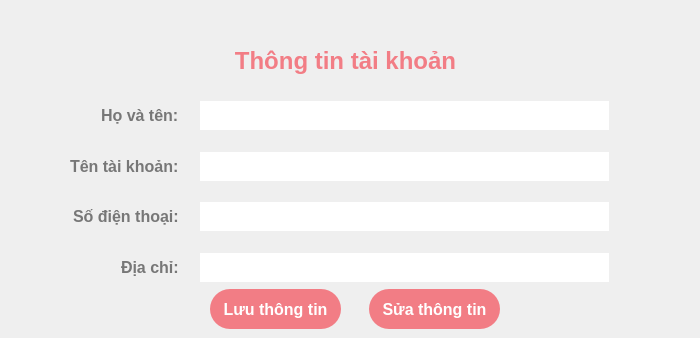
           <widget class="QWidget" name="widget_11">
            <attribute name="title">
             <string>Hồ sơ</string>
            </attribute>
            <widget class="QWidget" name="formWidget_8" native="true">
             <property name="geometry">
              <rect>
               <x>50</x>
               <y>101</y>
               <width>591</width>
               <height>181</height>
              </rect>
             </property>
             <property name="styleSheet">
              <string notr="true">QLabel {
	font-size: 16px;
	margin-left: 16px;
	color: #777;
	font-weight: bold;
}

QLineEdit {
	font-size: 16px;
	padding: 4px;
	margin-right: 32px;
}</string>
             </property>
             <layout class="QFormLayout" name="formLayout_15">
              <property name="labelAlignment">
               <set>Qt::AlignRight|Qt::AlignTrailing|Qt::AlignVCenter</set>
              </property>
              <property name="horizontalSpacing">
               <number>16</number>
              </property>
              <item row="0" column="0">
               <widget class="QLabel" name="label_78">
                <property name="text">
                 <string>Họ và tên:</string>
                </property>
               </widget>
              </item>
              <item row="0" column="1">
               <widget class="QLineEdit" name="adminName">
                <property name="styleSheet">
                 <string notr="true">border: none;</string>
                </property>
               </widget>
              </item>
              <item row="2" column="0">
               <widget class="QLabel" name="label_79">
                <property name="text">
                 <string>Tên tài khoản:</string>
                </property>
               </widget>
              </item>
              <item row="2" column="1">
               <widget class="QLineEdit" name="adminUsername">
                <property name="styleSheet">
                 <string notr="true">border: none;</string>
                </property>
                <property name="text">
                 <string/>
                </property>
                <property name="readOnly">
                 <bool>true</bool>
                </property>
               </widget>
              </item>
              <item row="4" column="0">
               <widget class="QLabel" name="label_80">
                <property name="text">
                 <string>Số điện thoại:</string>
                </property>
               </widget>
              </item>
              <item row="4" column="1">
               <widget class="QLineEdit" name="adminPhoneNumber">
                <property name="styleSheet">
                 <string notr="true">border: none;</string>
                </property>
               </widget>
              </item>
              <item row="6" column="0">
               <widget class="QLabel" name="label_81">
                <property name="text">
                 <string>Địa chỉ:</string>
                </property>
               </widget>
              </item>
              <item row="6" column="1">
               <widget class="QLineEdit" name="adminAddress">
                <property name="styleSheet">
                 <string notr="true">border: none;</string>
                </property>
               </widget>
              </item>
              <item row="1" column="0">
               <spacer name="verticalSpacer_37">
                <property name="orientation">
                 <enum>Qt::Vertical</enum>
                </property>
                <property name="sizeHint" stdset="0">
                 <size>
                  <width>20</width>
                  <height>40</height>
                 </size>
                </property>
               </spacer>
              </item>
              <item row="3" column="0">
               <spacer name="verticalSpacer_38">
                <property name="orientation">
                 <enum>Qt::Vertical</enum>
                </property>
                <property name="sizeHint" stdset="0">
                 <size>
                  <width>20</width>
                  <height>40</height>
                 </size>
                </property>
               </spacer>
              </item>
              <item row="5" column="0">
               <spacer name="verticalSpacer_39">
                <property name="orientation">
                 <enum>Qt::Vertical</enum>
                </property>
                <property name="sizeHint" stdset="0">
                 <size>
                  <width>20</width>
                  <height>40</height>
                 </size>
                </property>
               </spacer>
              </item>
             </layout>
            </widget>
            <widget class="QLabel" name="label_82">
             <property name="geometry">
              <rect>
               <x>0</x>
               <y>45</y>
               <width>691</width>
               <height>31</height>
              </rect>
             </property>
             <property name="styleSheet">
              <string notr="true">font-size: 24px;
font-weight: bold;
color: #f27d85;</string>
             </property>
             <property name="text">
              <string>Thông tin tài khoản</string>
             </property>
             <property name="alignment">
              <set>Qt::AlignCenter</set>
             </property>
            </widget>
            <widget class="QPushButton" name="adminSaveInfo">
             <property name="geometry">
              <rect>
               <x>210</x>
               <y>289</y>
               <width>131</width>
               <height>40</height>
              </rect>
             </property>
             <property name="cursor">
              <cursorShape>PointingHandCursor</cursorShape>
             </property>
             <property name="styleSheet">
              <string notr="true">QPushButton {
	border-radius: 20px;
	color: white;
	font-size: 16px;
	font-weight: bold;
	background-color: #f27d85;
	border: none;
}
</string>
             </property>
             <property name="text">
              <string>Lưu thông tin</string>
             </property>
            </widget>
            <widget class="QPushButton" name="adminEditInfo">
             <property name="geometry">
              <rect>
               <x>369</x>
               <y>289</y>
               <width>131</width>
               <height>40</height>
              </rect>
             </property>
             <property name="cursor">
              <cursorShape>PointingHandCursor</cursorShape>
             </property>
             <property name="styleSheet">
              <string notr="true">QPushButton {
	border-radius: 20px;
	color: white;
	font-size: 16px;
	font-weight: bold;
	background-color: #f27d85;
	border: none;
}
</string>
             </property>
             <property name="text">
              <string>Sửa thông tin</string>
             </property>
            </widget>
           </widget>
